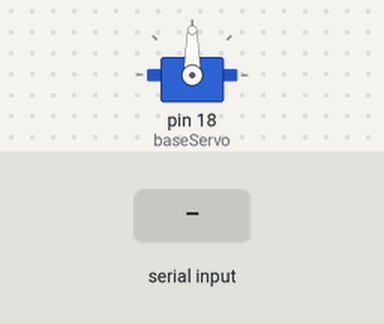
Simulated run of this sketch. Board: Arduino Uno, built with avr-gcc and run on an emulated ATmega328P. Shown: servo. The inputs (shaded band) are chosen by the test bench.

Above: at 1.2 s.
1.3 s: "L" received over Serial
At 1.9 s:
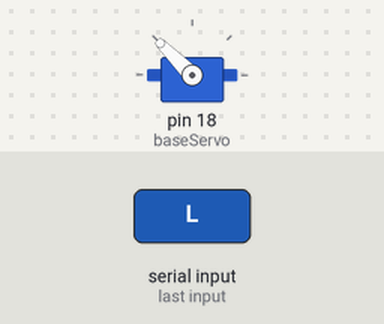
2.8 s: "R" received over Serial
At 3.1 s:
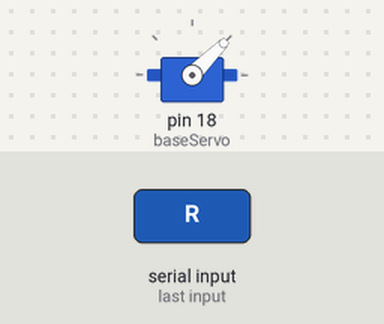
4.3 s: "C" received over Serial
At 5.4 s:
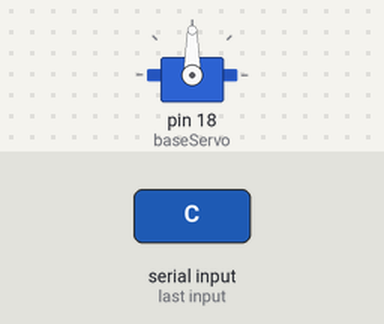
Timing chart, 0 to 7.3 s (numbered marks = the images above; inputs shaded):
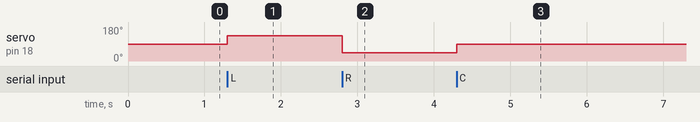

Measured:
- after the input at 1.3 s, servo on pin 18 (baseServo): 90° → 135° at once
- after the input at 2.8 s, servo on pin 18 (baseServo): 135° → 45° at once
- after the input at 4.3 s, servo on pin 18 (baseServo): 45° → 90° at once

The sketch:

control.ino
```cpp
/* Pointing Action for ALL targets
  - 'L' and 'P' will now point to the LEFT
  - 'R' and 'Q' will now point to the RIGHT
  - Shoulder, Elbow, and Claw remain at HOME position for every command.
*/

#include <Servo.h>

Servo baseServo;
Servo shoulderServo;
Servo elbowServo;
Servo clawServo;

// ---------- ANGLES ----------
const int BASE_HOME      = 90;
const int SHOULDER_HOME  = 90;
const int ELBOW_HOME     = 90;
const int CLAW_HOME      = 90;

const int BASE_POINT_LEFT   = 135;  // Left point
const int BASE_POINT_RIGHT  = 45;  // Right point

void setup() {
  Serial.begin(9600);
  baseServo.attach(18);
  baseServo.write(BASE_HOME);
}

void loop() {
  if (Serial.available() > 0) {
    char cmd = Serial.read();

    switch (cmd) {
      // Both Person and Objects now use the same pointing logic
      case 'L':
        baseServo.write(BASE_POINT_LEFT);
        break;

      case 'R':
        baseServo.write(BASE_POINT_RIGHT);
        break;

      case 'C':
        baseServo.write(BASE_HOME);
        break;
    }
  }
}
```
